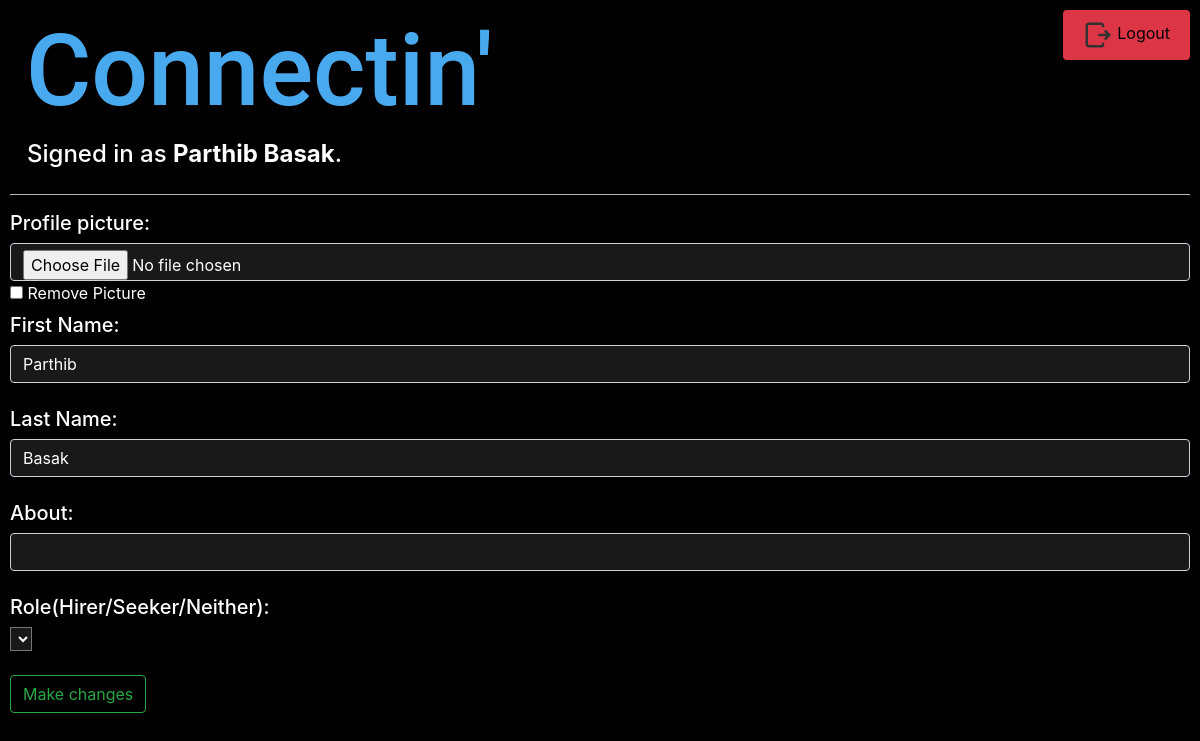
The page /edit (signed in) on the database as committed earlier.
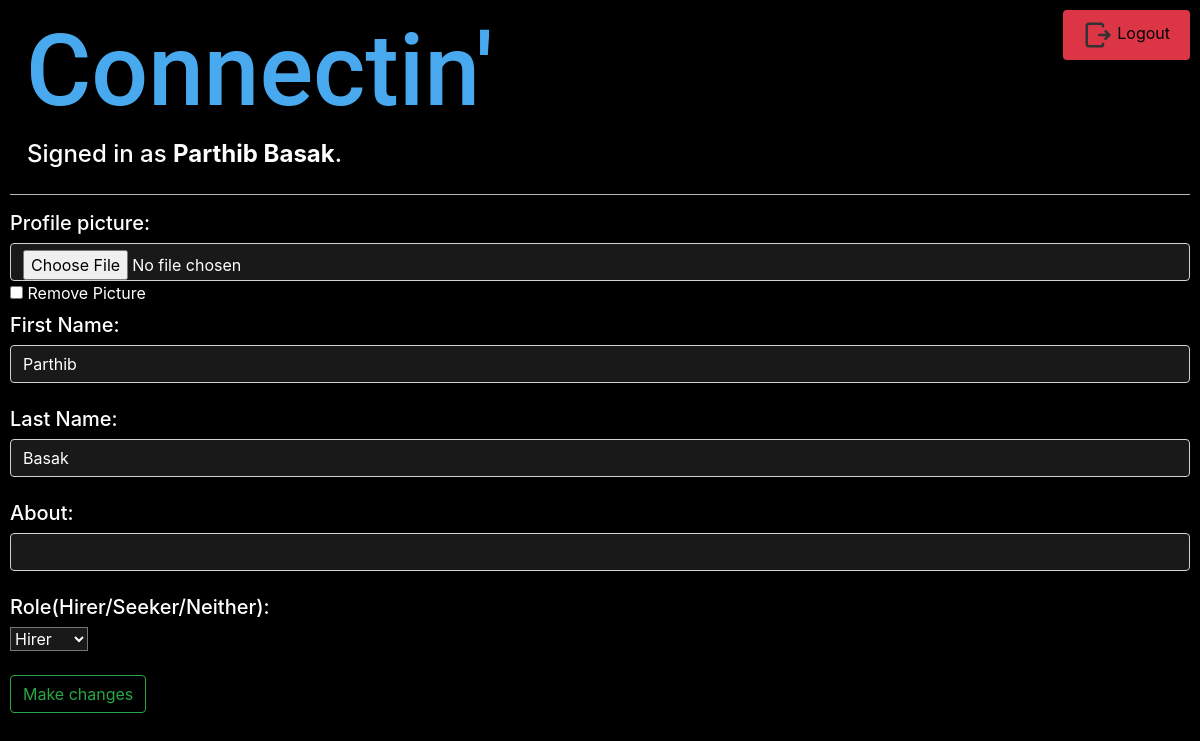
The same page on the database as committed later.
### lprofile/models.py (models this page shows, shortened)
class profile1(models.Model):
    profowner=models.ForeignKey(User,on_delete=models.CASCADE,blank=True,null=True,related_name="profowner")
    role=models.CharField(max_length=10,default='Neither')
    profimg=models.ImageField(null=True,blank=True,upload_to="media/profimages")
    cv=models.FileField(null=True,blank=True,upload_to="media/cvfiles")
    about=models.CharField(max_length=300,blank=True)
    follower=models.ManyToManyField(User,related_name="follower",blank=True)
    followers=models.ManyToManyField(User,related_name="followers",blank=True)
    connections=models.ManyToManyField(User,related_name="connections",blank=True)
    requests=models.ManyToManyField(User,related_name="requests",blank=True)

### lprofile/views.py (the view, shortened to what this page needs)
# urls.py: path("edit",views.editprof, name="edit"),
def editprof(request):
    myprof=profile1.objects.get(profowner=request.user)
    if request.method=='GET':
        return render(request,'lprofile/editprof.html',{
            'myprof':myprof
        })

### lprofile/templates/lprofile/editprof.html (shortened to what this page needs)
{% extends "lprofile/layout.html" %}
{% block body %}
    {% if user.is_authenticated %}
        <form action="{% url 'edit' %}" method="POST" enctype="multipart/form-data">
            <h5>Profile picture:</h5>
            <input style="background-color: rgb(25,25,25);color: white;" type="file" class="form-control" name="pic">
            <label>
                <input type="checkbox" name="remove_picture"> Remove Picture
            </label>
            <h5>First Name:</h5>
            <input style="background-color: rgb(25,25,25);color: white;" type="text" class="form-control" name="firstname" value="{{ myprof.profowner.first_name }}"><br>
            <h5>Last Name:</h5>
            <input style="background-color: rgb(25,25,25);color: white;" type="text" class="form-control" name="lastname" value="{{ myprof.profowner.last_name }}"><br>
            <h5>About:</h5>
            <input style="background-color: rgb(25,25,25);color: white;" type="text" class="form-control" name="about" value="{{ myprof.about }}"><br>
            <h5>Role(Hirer/Seeker/Neither):</h5>
            <select style="background-color: rgb(25,25,25);color: white;" id="role" name="role">
                {% if myprof.role == 'Neither' %}
                <option selected>Neither</option>
                <option>Hirer</option>
                <option>Seeker</option>
                {% elif myprof.role == 'Hirer' %}
                <option selected>Hirer</option>
                {% elif myprof.role == 'Seeker' %}
                <option>Neither</option>
                <option>Hirer</option>
                <option selected>Seeker</option>
                {% endif %}
            </select><br>
            <br>
            <button type="submit" class="btn btn-outline-success">Make changes</button>
        </form>
    {% else %}
        <h2 style="text-align: center">Login/Signup first!</h2>
    {% endif %}
{% endblock %}

Rows that differ between the two databases and show on the page:
changed profile1 "Parthib": role (not shown) → "Hirer"
